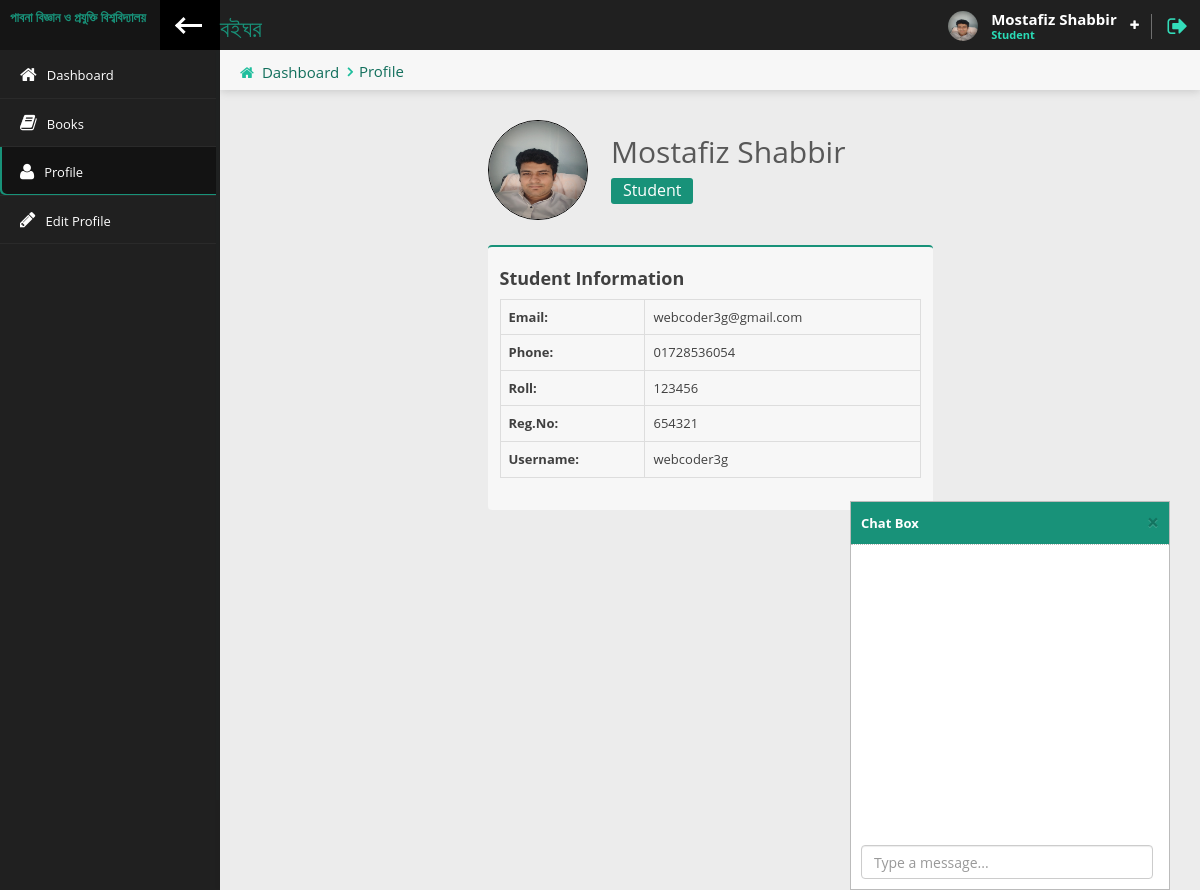
Screenshot of /student/profile.php (signed in) with the database file from the repository.
### tables this page shows
CREATE TABLE `students` (
  `id` int(10) NOT NULL,
  `fname` varchar(50) NOT NULL,
  `lname` varchar(50) NOT NULL,
  `roll` int(6) NOT NULL,
  `reg` int(6) NOT NULL,
  `email` varchar(50) NOT NULL,
  `username` varchar(50) NOT NULL,
  `password` varchar(100) NOT NULL,
  `phone` varchar(11) NOT NULL,
  `image` varchar(100) DEFAULT NULL,
  `status` tinyint(1) NOT NULL,
  `datetime` timestamp NOT NULL DEFAULT CURRENT_TIMESTAMP ON UPDATE CURRENT_TIMESTAMP
);

### student/profile.php (the view)
<?php require_once "header.php"; ?>
                <div class="content-header">
                    <div class="leftside-content-header">
                        <ul class="breadcrumbs">
                            <li><i class="fa fa-home" aria-hidden="true"></i><a href="index.php">Dashboard</a></li>
                            <li><a href="profile.php">Profile</a></li>
                        </ul>
                    </div>
                </div>
                <div class="row">
                <div class="col-md-6 col-lg-6 col-lg-offset-3">
                    <div>
                        <div class="profile-photo">
                             <?php
                            if($student_info['image'] == NULL){ ?>
                                <img alt="User photo" src="../images/profile-placeholder.png"  />
                        <?php   } else{ ?>
                            <img alt="User photo" src="../images/profile/<?php echo $student_info['image']; ?>"   />
                <?php       }
                             ?>
                        </div>
                        <div class="user-header-info">
                            <h2 class="user-name"><?php echo ucwords($student_info['fname'].' '.$student_info['lname']); ?></h2>
                            <h5 class="user-position">Student</h5>
                        </div>
                    </div>
                    <div class="panel bg-scale-0 b-primary bt-sm mt-xl">
                        <div class="panel-content">
                            <h4 class=""><b>Student Information</b></h4>
                            <table class="table table-bordered">
                                <tr>
                                    <th>Email: </th>
                                    <td><?php echo $student_info['email']; ?></td>
                                </tr>
                                <tr>
                                    <th>Phone:</th>
                                    <td><?php echo $student_info['phone']; ?></td>
                                </tr>
                                <tr>
                                    <th>Roll:</th>
                                    <td> <?php echo $student_info['roll']; ?></td>
                                </tr>
                                <tr>
                                    <th>Reg.No: </th>
                                    <td><?php echo $student_info['reg']; ?></td>
                                </tr>
                                <tr>
                                    <th>Username: </th>
                                    <td><?php echo $student_info['username']; ?></td>
                                </tr>
                            </table>
                        </div>
                    </div>
                </div>
            </div>
<?php require_once "footer.php"; ?>

### student/header.php (shortened to what this page needs)
<?php
    require_once("../dbcon.php");
    $page = explode("/",$_SERVER['PHP_SELF']);
    $page = end($page);
   $id = isset($_COOKIE['student_id']) ? $_COOKIE['student_id'] : $_SESSION['student_id'];
   $data = mysqli_query($con, "SELECT * FROM students WHERE id = '$id'");
   $student_info = mysqli_fetch_assoc($data);
 ?>
<!doctype html>
<html lang="en" class="fixed left-sidebar-top">
<head>
    <link href="../assets/vendor/pace/pace-theme-minimal.css" rel="stylesheet" />
    <link rel="stylesheet" href="../assets/vendor/bootstrap/css/bootstrap.css">
    <link rel="stylesheet" href="../assets/vendor/font-awesome/css/font-awesome.css">
    <link rel="stylesheet" href="../assets/vendor/animate.css/animate.css">
    <link rel="stylesheet" href="../assets/vendor/toastr/toastr.min.csss">
    <link rel="stylesheet" href="../assets/vendor/magnific-popup/magnific-popup.css">
    <link rel="stylesheet" href="../assets/vendor/data-table/media/css/dataTables.bootstrap.min.css">
    <link rel="stylesheet" href="../assets/stylesheets/css/style.css">
</head>
<body>
    <div class="wrap">
        <div class="page-header">
            <div class="leftside-header">
                <div class="logo">
                    <a href="index.php" class="on-click">
                        <h3>বইঘর</h3>
                    </a>
                </div>
            </div>
            <div class="rightside-header">
                <div class="header-section" id="user-headerbox">
                    <div class="user-header-wrap">
                        <div class="user-photo">
                        <?php
                            if($student_info['image'] == NULL){ ?>
                                <img alt="profile photo" src="../images/profile-placeholder.png"  />
                        <?php   } else{ ?>
                            <img alt="profile photo" src="../images/profile/<?php echo $student_info['image']; ?>"   />
                <?php       }
                             ?>
                        </div>
                        <div class="user-info">
                             <span class="user-name"><?php echo ucwords($student_info['fname'].' '.$student_info['lname']); ?></span>
                            <span class="user-profile">Student</span>
                        </div>
                        <i class="fa fa-plus icon-open" aria-hidden="true"></i>
                    </div>
                </div>
                <div class="header-section">
                    <a href="logout.php" data-toggle="tooltip" data-placement="left" title="Logout"><i class="fa fa-sign-out log-out" aria-hidden="true"></i></a>
                </div>
            </div>
        </div>
        <div class="page-body">
            <div class="left-sidebar">
                <div class="left-sidebar-header">
                    <div class="left-sidebar-title">পাবনা বিজ্ঞান ও প্রযুক্তি বিশ্ববিদ্যালয়</div>
                    <div class="left-sidebar-toggle c-hamburger c-hamburger--htla hidden-xs" data-toggle-class="left-sidebar-collapsed" data-target="html">
                        <span></span>
                    </div>
                </div>
                <div id="left-nav" class="nano">
                    <div class="nano-content">
                        <nav>
                            <ul class="nav nav-left-lines" id="main-nav">
                                <li class="<?= $page == 'index.php' ? 'active-item' : '' ?>"><a href="index.php"><i class="fa fa-home" aria-hidden="true"></i><span>Dashboard</span></a></li>
                                <li class="<?= $page == 'books.php' ? 'active-item' : '' ?>"><a href="books.php"><i class="fa fa-book" aria-hidden="true"></i><span>Books</span></a></li>
                                <li class="<?= $page == 'profile.php' ? 'active-item' : '' ?>"><a href="profile.php"><i class="fa fa-user" aria-hidden="true"></i><span>Profile</span></a></li>
                                <li class="<?= $page == 'edit-profile.php' ? 'active-item' : '' ?>"><a href="edit-profile.php"><i class="fa fa-pencil" aria-hidden="true"></i><span>Edit Profile</span></a></li>
                            </ul>
                        </nav>
                    </div>
                </div>
            </div>
            <div class="content">

### rows the page displays
students: image (picture), fname+lname "Mostafiz Shabbir", email "webcoder3g@gmail.com", phone "01728536054", roll "123456", reg "654321", username "webcoder3g"
